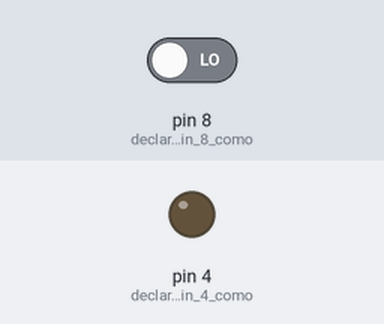
Bench run of a sketch on a simulated Arduino Nano, built with avr-gcc and run on an emulated ATmega328P. On the bench: output pins drawn as LEDs (lit = HIGH). Inputs (shaded band) come from the test bench; at power-on: pin 8 (declaramos_el_pin_8_como) LOW.

Above: at 1.2 s.
1.3 s: pin 8 (declaramos_el_pin_8_como) driven HIGH
At 2.5 s:
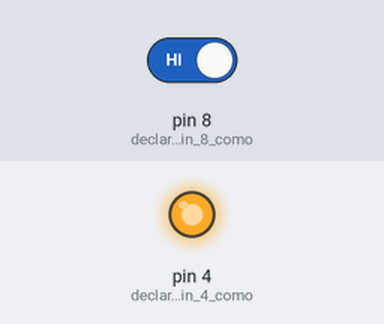
2.8 s: pin 8 (declaramos_el_pin_8_como) driven LOW
At 3.9 s:
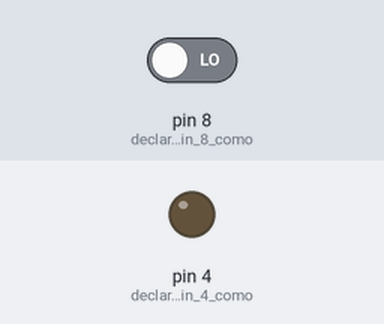
Timing chart, 0 to 5.8 s (numbered marks = the images above; inputs shaded):
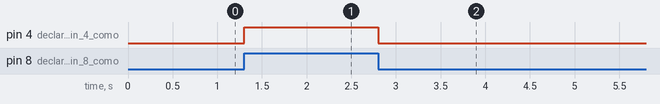

Measured:
- after the input at 1.3 s, pin 4 (declaramos_el_pin_4_como): LOW → HIGH at once
- after the input at 2.8 s, pin 4 (declaramos_el_pin_4_como): HIGH → LOW at once

The sketch:

condicional.ino
```cpp
//

int estado = 0;
int salida = 0;
int estadoanterior=0;


void setup() {
 pinMode(8, INPUT);    // declaramos el pin 8 como una entrada
 pinMode(4, OUTPUT);    //declaramos el pin 4 como una salida

}

void loop() {
  estado = digitalRead(8);       //leer el estado del boton
    if(estado == HIGH) {
     digitalWrite(4, HIGH);      //encendemos el led
    }
    else {
    digitalWrite(4, LOW);        //apagamos el led
    }

}
```
